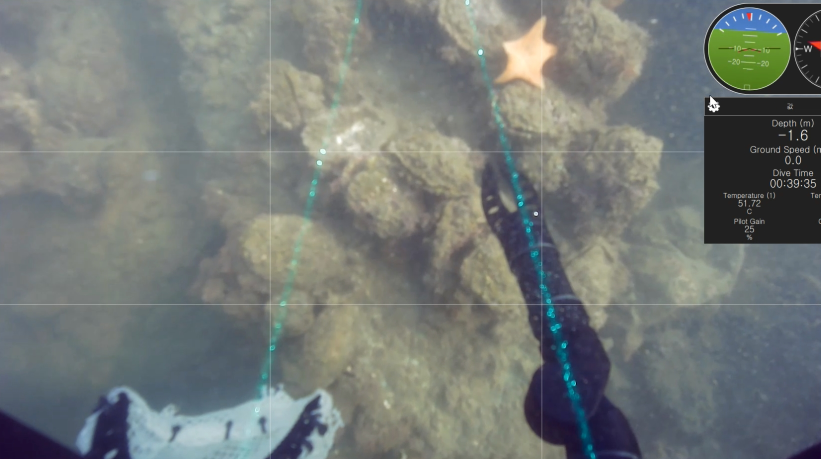
#> input picture 2021/FIRA/Rasier_Detection/Adaptive_Threshold/Image/test.jpg, 1641 x 918 px (shown at 1/2 size); its folder holds only this picture in this run
$ python Adaptive_Threshold.py
#> lines starting #> are read from the running program, lines starting #| are printed output that depends on the picture; after the words box and inside, x2 and y2 are one past the last pixel; in counts of white or black regions, pixels touching at a corner belong together
import cv2
import os

for idx, (root, dirs, files) in enumerate(os.walk('Image')):
    Image_list = [img for img in files if img.lower().endswith('.jpg')]
    for img in Image_list:
        Image = cv2.imread(os.path.join(root,img), cv2.IMREAD_GRAYSCALE)
#> Image: shape (918, 1641); min 8, max 255, mean 120

        # 이미지 임계처리
        ret, th1 = cv2.threshold(Image, 127, 255, cv2.THRESH_BINARY)
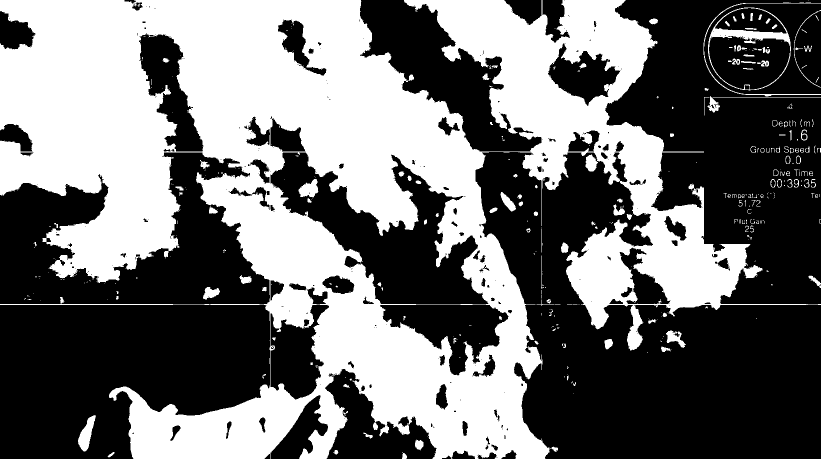
#> th1: shape (918, 1641) (shown at 1/2 size); 44.2% white; 467 white regions (317 under 20 px), largest, box (x1, y1, x2, y2) and area: (0, 0, 1641, 918) 647046, (1416, 15, 1582, 181) 3392, (156, 830, 192, 903) 1264
        # blockSize 영역의 모든 픽셀에 평균 가중치를 적용
        th2 = cv2.adaptiveThreshold(Image, 255, cv2.ADAPTIVE_THRESH_MEAN_C, cv2.THRESH_BINARY, 15, 2)
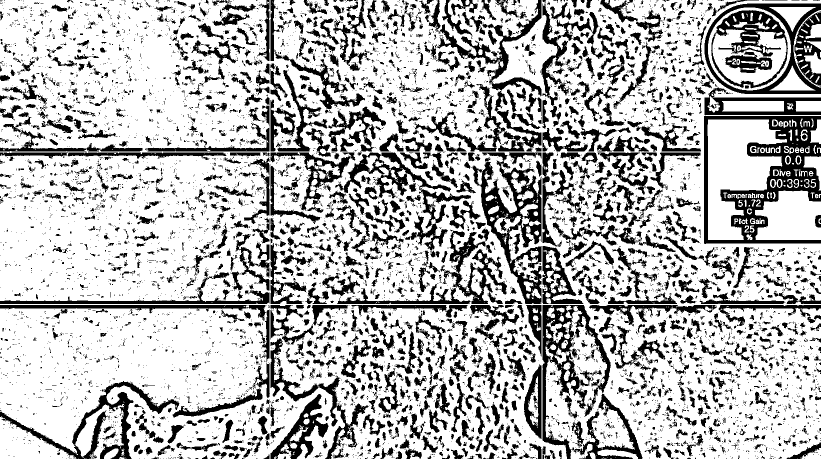
#> th2: shape (918, 1641) (shown at 1/2 size); 73% white; 8175 black regions (6601 under 20 px), largest, box (x1, y1, x2, y2) and area: (1408, 232, 1641, 488) 20032, (945, 305, 1083, 608) 13262, (1085, 610, 1222, 918) 10851
        # blockSize 영역의 모든 픽셀에 중심점으로부터의 거리에 대한 가우시안 가중치 적용
        th3 = cv2.adaptiveThreshold(Image, 255, cv2.ADAPTIVE_THRESH_GAUSSIAN_C, cv2.THRESH_BINARY, 15, 2)
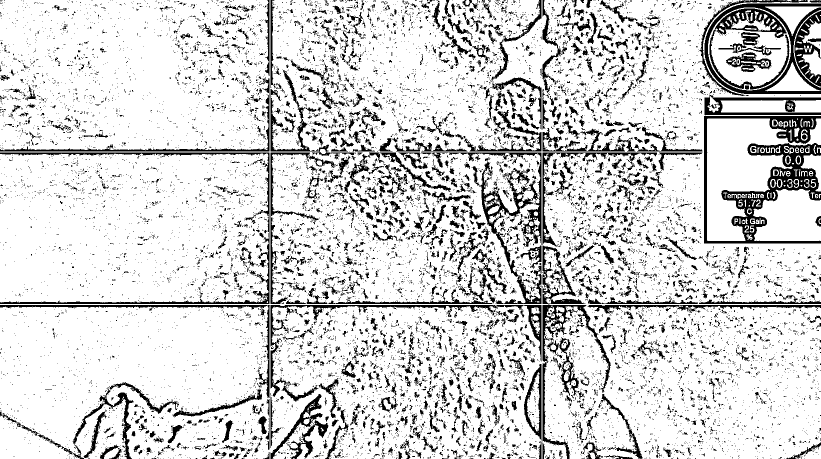
#> th3: shape (918, 1641) (shown at 1/2 size); 83.8% white; 14269 black regions (12905 under 20 px), largest, box (x1, y1, x2, y2) and area: (1408, 232, 1641, 487) 16293, (898, 305, 1083, 608) 8724, (0, 305, 539, 608) 6075

        Image = cv2.resize(Image, dsize = (480, 480))
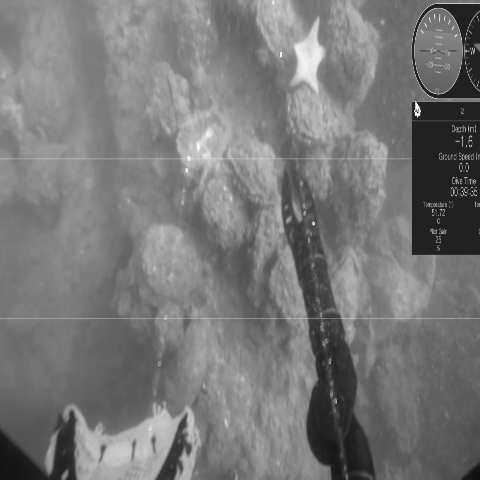
#> Image: shape (480, 480); min 14, max 255, mean 119.8

        th1 = cv2.resize(th1, dsize = (480, 480))
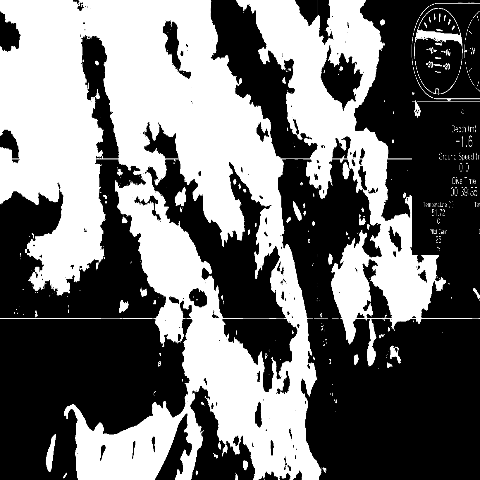
#> th1: shape (480, 480); min 0, max 255, mean 112.7
        th2 = cv2.resize(th2, dsize = (480, 480))
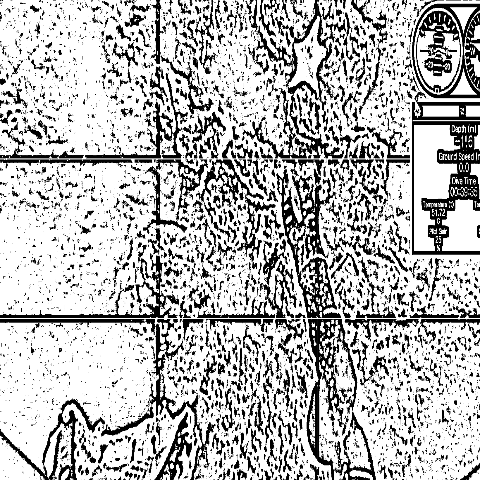
#> th2: shape (480, 480); min 0, max 255, mean 186.1
        th3 = cv2.resize(th3, dsize = (480, 480))
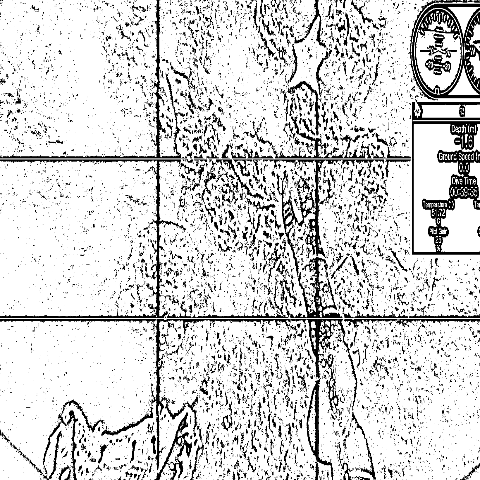
#> th3: shape (480, 480); min 0, max 255, mean 213.2

        cv2.imshow("origin", Image)
        cv2.imshow("th1", th1)
        cv2.imshow("th2", th2)
        cv2.imshow("th3", th3)
        cv2.waitKey(0)
        cv2.destroyAllWindows()
